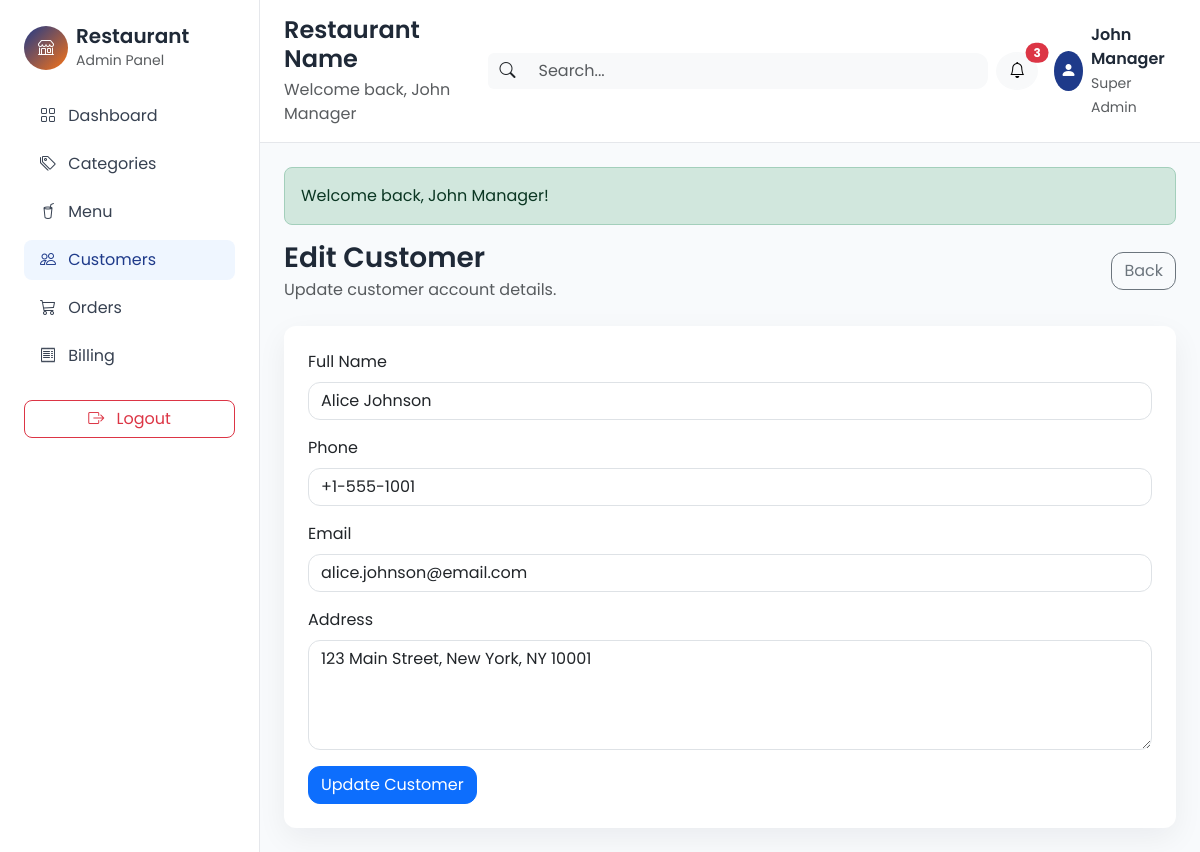
The app's page /pages/customers/edit_customer.php?id=1 (signed in) with its own data.
### tables this page shows
CREATE TABLE IF NOT EXISTS customers (
    id INT AUTO_INCREMENT PRIMARY KEY,
    full_name VARCHAR(100) NOT NULL,
    phone VARCHAR(20) DEFAULT NULL,
    email VARCHAR(100) DEFAULT NULL,
    address TEXT DEFAULT NULL,
    created_at TIMESTAMP DEFAULT CURRENT_TIMESTAMP,
    updated_at TIMESTAMP DEFAULT CURRENT_TIMESTAMP ON UPDATE CURRENT_TIMESTAMP
);

### pages/customers/edit_customer.php (the view, shortened to what this page needs)
<?php
require_once ROOT_PATH . 'includes/functions.php';
$customerId = (int) ($_GET['id'] ?? 0);
$connection = getDbConnection();
$statement = $connection->prepare('SELECT id, full_name, phone, email, address FROM customers WHERE id = ? LIMIT 1');
$statement->bind_param('i', $customerId);
$statement->execute();
$result = $statement->get_result();
$customer = $result->fetch_assoc();
$fullName = $customer['full_name'];
$phone = $customer['phone'];
$email = $customer['email'];
$address = $customer['address'];
require_once ROOT_PATH . 'includes/header.php';
?>
<div class="d-flex justify-content-between align-items-center mb-4">
    <div>
        <h3 class="fw-semibold mb-1">Edit Customer</h3>
        <p class="text-muted mb-0">Update customer account details.</p>
    </div>
    <a href="<?php echo BASE_URL; ?>/pages/customers/view_customers.php" class="btn btn-outline-secondary">Back</a>
</div>
<div class="card p-4">
    <form method="POST">
        <div class="mb-3">
            <label class="form-label">Full Name</label>
            <input type="text" name="full_name" class="form-control" value="<?php echo htmlspecialchars($fullName); ?>" required>
        </div>
        <div class="mb-3">
            <label class="form-label">Phone</label>
            <input type="text" name="phone" class="form-control" value="<?php echo htmlspecialchars($phone); ?>" required>
        </div>
        <div class="mb-3">
            <label class="form-label">Email</label>
            <input type="email" name="email" class="form-control" value="<?php echo htmlspecialchars($email); ?>">
        </div>
        <div class="mb-3">
            <label class="form-label">Address</label>
            <textarea name="address" class="form-control" rows="4"><?php echo htmlspecialchars($address); ?></textarea>
        </div>
        <button type="submit" class="btn btn-primary">Update Customer</button>
    </form>
</div>
<?php require_once ROOT_PATH . 'includes/footer.php'; ?>

### assets/css/styles.css (style rules this page uses)
body { font-family: 'Poppins', sans-serif; background-color: #F8FAFC; color: #1F2937; }
.card { border: 0; border-radius: 12px; box-shadow: 0 10px 30px rgba(15, 23, 42, 0.06); }
.btn { border-radius: 12px; }
.form-control, .form-select { border-radius: 12px; }

### records on screen
customers: full_name "Alice Johnson", phone "+1-555-1001", email "alice.johnson@email.com", address "123 Main Street, New York, NY 10001"

### other values on screen
$adminName "John Manager"
$flash['message'] "Welcome back, John Manager!"
